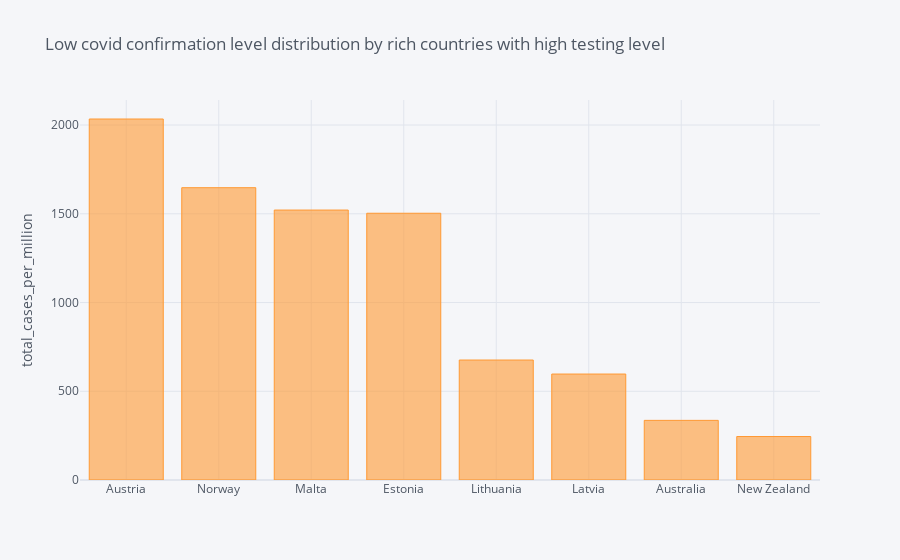

Write notebook code for a chart like this one.
### Code cell
filter1=(survey['total_tests_per_thousand']>survey['total_tests_per_thousand'].mean()) & (survey['gdp_per_capita']>survey['gdp_per_capita'].mean()) & (survey['total_cases_per_million']<survey['total_cases_per_million'].mean())
rich_with_high_tests=survey.loc[filter1, ['location', 'total_cases_per_million']]
rich_with_high_tests.set_index('location', inplace=True)
rich_with_high_tests=rich_with_high_tests.sort_values(ascending=False, by='total_cases_per_million')
# build stacked bar to covid confirmation level of rich_with_high_tests countries
rich_with_high_tests.astype(int).iplot(kind="bar", barmode="stack", yTitle='total_cases_per_million',
                            title='Low covid confirmation level distribution by rich countries with high testing level')

### Figure 1 — Plotly figure (JSON) as saved in the notebook; plotly's stock layout.template omitted (floating-point values rounded to 4 significant figures)
{"data": [{"marker": {"color": "rgba(255, 153, 51, 0.6)", "line": {"color": "rgba(255, 153, 51, 1.0)", "width": 1}}, "name": "total_cases_per_million", "orientation": "v", "text": "", "type": "bar", "x": ["Austria", "Norway", "Malta", "Estonia", "Lithuania", "Latvia", "Australia", "New Zealand"], "y": [2034, 1647, 1521, 1503, 676, 597, 336, 245]}], "layout": {"barmode": "stack", "legend": {"bgcolor": "#F5F6F9", "font": {"color": "#4D5663"}, "traceorder": "normal"}, "paper_bgcolor": "#F5F6F9", "plot_bgcolor": "#F5F6F9", "title": {"font": {"color": "#4D5663"}, "text": "Low covid confirmation level distribution by rich countries with high testing level"}, "xaxis": {"gridcolor": "#E1E5ED", "showgrid": true, "tickfont": {"color": "#4D5663"}, "title": {"font": {"color": "#4D5663"}, "text": ""}, "zerolinecolor": "#E1E5ED"}, "yaxis": {"gridcolor": "#E1E5ED", "showgrid": true, "tickfont": {"color": "#4D5663"}, "title": {"font": {"color": "#4D5663"}, "text": "total_cases_per_million"}, "zerolinecolor": "#E1E5ED"}}}
